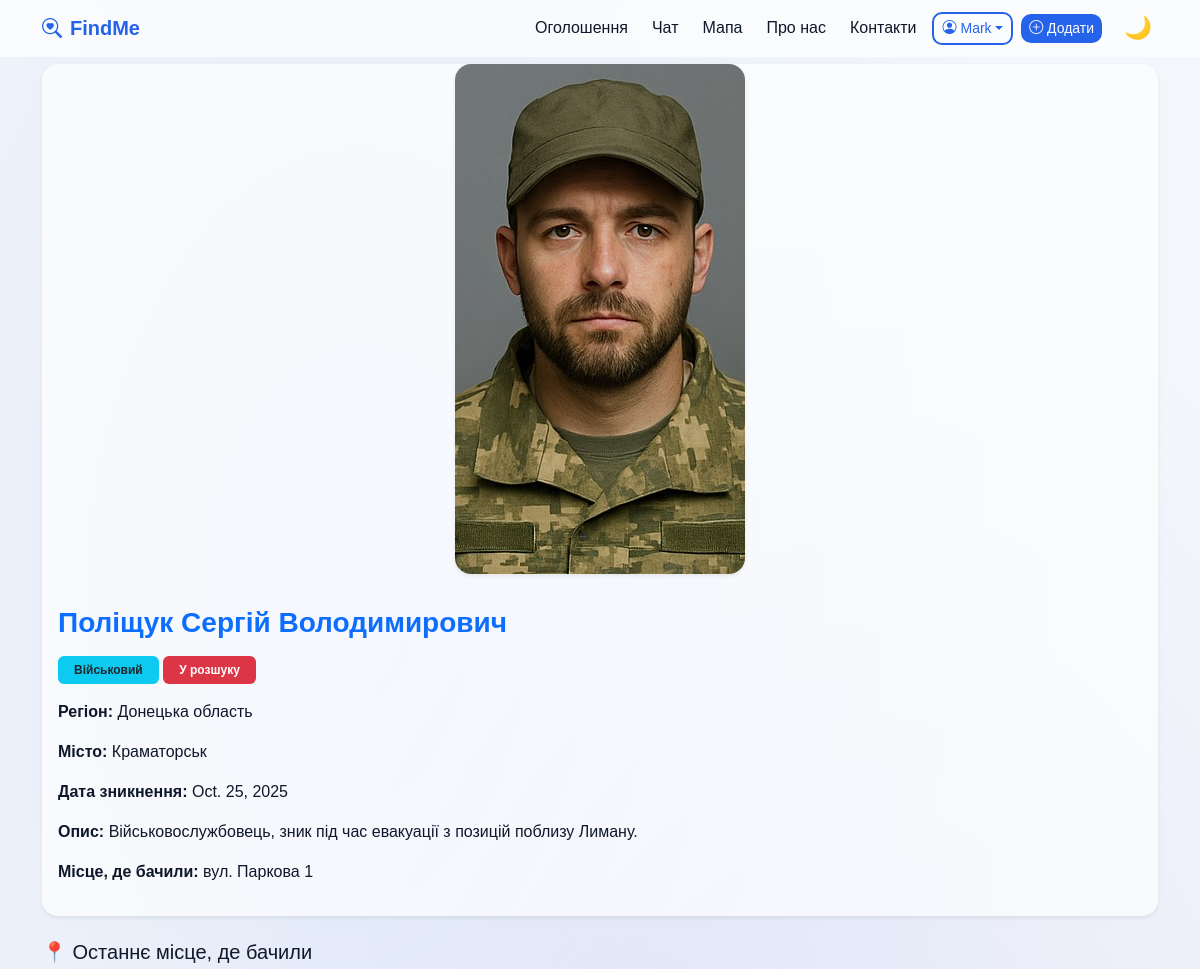
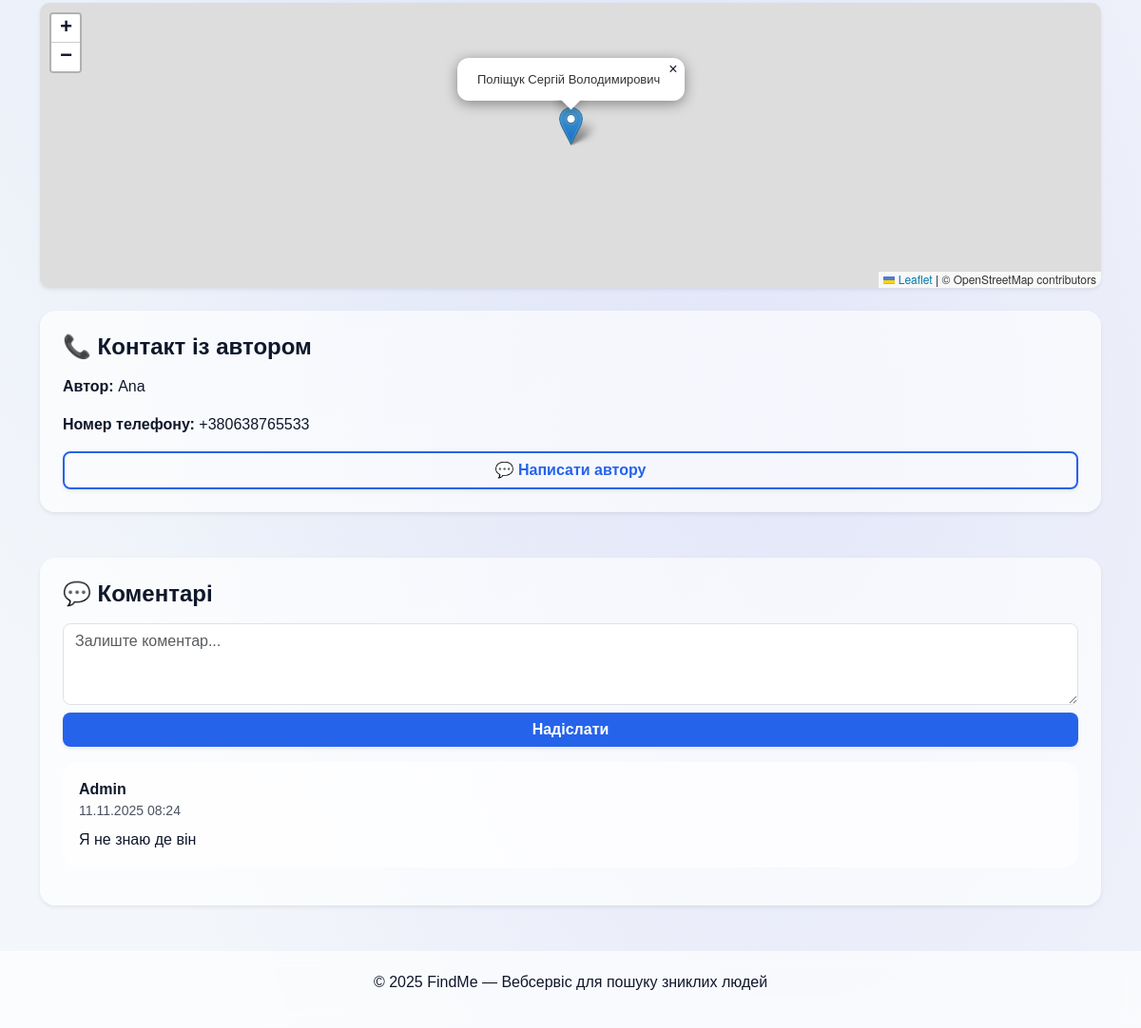
Screenshot of /person/25/ (signed in) with the database file from the repository (2 pictures, top to bottom).
### missing_persons/models.py (models this page shows, shortened)
class MissingPerson(models.Model):
    STATUS_CHOICES = [
       ('missing', 'У розшуку'),
        ('found', 'Знайдено'),
    ]
    CATEGORY_CHOICES = [
    ('child', 'Дитина'),
    ('adult', 'Дорослий'),
    ('elderly', 'Літня людина'),
    ('military', 'Військовий'),
    ('disabled', 'Людина з інвалідністю'),
    ('other', 'Інше'),
]
    user = models.ForeignKey(User, on_delete=models.CASCADE)
    full_name = models.CharField(max_length=150)
    birth_date = models.DateField(null=True, blank=True)
    missing_date = models.DateField()
    region = models.CharField(max_length=100)
    city = models.CharField(max_length=100)
    description = models.TextField()
    photo = models.ImageField(upload_to='missing_persons/', blank=True, null=True)
    category = models.CharField(max_length=50, choices=CATEGORY_CHOICES, default='other')
    status = models.CharField(max_length=20, choices=STATUS_CHOICES, default='missing')
    created_at = models.DateTimeField(auto_now_add=True)
    location = models.CharField("Останнє місце, де бачили", max_length=255, blank=True, null=True)
    latitude = models.FloatField(blank=True, null=True)
    longitude = models.FloatField(blank=True, null=True)

### users/models.py (models this page shows, shortened)
class UserProfile(models.Model):
    ROLE_CHOICES = [
        ('user', 'Користувач'),
        ('volunteer', 'Волонтер'),
        ('admin', 'Адміністратор'),
    ]
    user = models.OneToOneField(User, on_delete=models.CASCADE, related_name="profile")
    phone = models.CharField("Телефон", max_length=20, blank=True)
    role = models.CharField("Роль", max_length=20, choices=ROLE_CHOICES, default='user')
    photo = models.ImageField("Фото профілю", upload_to='users/photos/', blank=True, null=True)
    bio = models.TextField("Про себе", blank=True, null=True)
    created_at = models.DateTimeField("Дата створення", auto_now_add=True)
    updated_at = models.DateTimeField("Останнє оновлення", auto_now=True)

### comments/models.py (models this page shows, shortened)
class Comment(models.Model):
    user = models.ForeignKey(User, on_delete=models.CASCADE)
    person = models.ForeignKey(MissingPerson, on_delete=models.CASCADE, related_name='comments')
    text = models.TextField(verbose_name="Коментар")
    created_at = models.DateTimeField(auto_now_add=True)

### missing_persons/views.py (the view)
# urls.py: path('person/<int:pk>/', mp_views.missing_detail, name='missing_detail'),
def missing_detail(request, pk):
    person = get_object_or_404(MissingPerson, pk=pk)
    comments = person.comments.all().order_by('-created_at')
    if request.method == 'POST' and request.user.is_authenticated:
        text = request.POST.get('text')
        if text.strip():
            Comment.objects.create(user=request.user, person=person, text=text)
    return render(request, 'missing_detail.html', {'person': person, 'comments': comments})

### templates/missing_detail.html (shortened to what this page needs)
{% extends 'base.html' %}
{% block content %}
<div class="card mb-4 border-0 shadow-sm rounded-4">
  {% if person.photo %}
  <div class="text-center mb-3">
    <img src="{{ person.photo.url }}" alt="{{ person.full_name }}"
         class="img-fluid rounded-4 shadow-sm"
         style="max-height: 600px; width: auto; object-fit: cover;">
  </div>
  {% endif %}
  <div class="card-body">
    <h3 class="fw-bold text-primary mb-3">{{ person.full_name }}</h3>
    <p class="mb-3">
      {% if person.category %}
        <span class="badge bg-info text-dark px-3 py-2">{{ person.get_category_display }}</span>
      {% endif %}
      {% if person.status %}
        <span class="badge {% if person.status == 'found' %}bg-success{% else %}bg-danger{% endif %} px-3 py-2">
          {{ person.get_status_display }}
        </span>
      {% endif %}
    </p>
    <p><strong>Регіон:</strong> {{ person.region }}</p>
    <p><strong>Місто:</strong> {{ person.city }}</p>
    <p><strong>Дата зникнення:</strong> {{ person.missing_date }}</p>
    <p><strong>Опис:</strong> {{ person.description }}</p>
    {% if person.location %}
    <p><strong>Місце, де бачили:</strong> {{ person.location }}</p>
    {% endif %}
  </div>
</div>
{% if person.latitude and person.longitude %}
<h5 class="mt-4 mb-2">📍 Останнє місце, де бачили</h5>
<div id="map" style="height: 300px; border-radius: 10px;" class="mb-4 shadow-sm"></div>
<link rel="stylesheet" href="https://unpkg.com/leaflet/dist/leaflet.css" />
{% endif %}
<div class="card p-4 shadow-sm border-0 rounded-4 mt-4 mb-5">
  <h4 class="fw-semibold mb-3">📞 Контакт із автором</h4>
  <p><strong>Автор:</strong> {{ person.user.username }}</p>
  <p><strong>Номер телефону:</strong>
     {{ person.user.profile.phone|default:"Не вказано" }}
  </p>
  {% if user.is_authenticated %}
    {% if user != person.user %}
      <a href="{% url 'chat_detail' person.user.username %}"
         class="btn btn-outline-primary rounded-3 fw-semibold shadow-sm w-100">
        💬 Написати автору
      </a>
    {% else %}
      <p class="text-muted">Це ваше оголошення.</p>
    {% endif %}
  {% else %}
    <p><a href="{% url 'login' %}">Увійдіть</a>, щоб написати автору.</p>
  {% endif %}
</div>
<div class="card p-4 shadow-sm border-0 rounded-4 mt-4 mb-5">
  <h4 class="fw-semibold mb-3">💬 Коментарі</h4>
  {% if user.is_authenticated %}
  <form method="post" class="mb-3">
    <textarea name="text" class="form-control mb-2 rounded-3" rows="3" placeholder="Залиште коментар..." required></textarea>
    <button type="submit" class="btn btn-primary w-100 rounded-3 fw-semibold shadow-sm">Надіслати</button>
  </form>
  {% else %}
  <p><a href="/login/">Увійдіть</a>, щоб залишити коментар.</p>
  {% endif %}
  {% for c in comments %}
  <div class="comment-box mb-3 p-3 rounded-4"
       style="background-color: var(--card-bg, #f8f9fa); transition: background-color 0.3s;">
    <strong>{{ c.user.username }}</strong>
    <small class="d-block opacity-75">{{ c.created_at|date:"d.m.Y H:i" }}</small>
    <p class="mt-2 mb-0">{{ c.text }}</p>
  </div>
  {% empty %}
  <p>Коментарів поки немає.</p>
  {% endfor %}
</div>
{% endblock %}

### templates/base.html (shortened to what this page needs)
{% load static %}
<!DOCTYPE html>
<html lang="uk" data-theme="light">
<head>
  <link href="https://cdn.jsdelivr.net/npm/bootstrap@5.3.3/dist/css/bootstrap.min.css" rel="stylesheet">
  <link href="https://cdn.jsdelivr.net/npm/bootstrap-icons@1.11.3/font/bootstrap-icons.css" rel="stylesheet">
</head>
<body>
  <nav class="navbar navbar-expand-lg fixed-top">
    <div class="container">
      <a class="navbar-brand d-flex align-items-center" href="/">
        <i class="bi bi-search-heart me-2"></i> FindMe
      </a>
     <div class="collapse navbar-collapse justify-content-end" id="navMenu">
  <ul class="navbar-nav align-items-center gap-2">
    <li class="nav-item"><a href="/home" class="nav-link">Оголошення</a></li>
    <li class="nav-item"><a href="/chat/" class="nav-link">Чат</a></li>
    <li class="nav-item"><a href="/map/" class="nav-link">Мапа</a></li>
    <li class="nav-item"><a href="/about/" class="nav-link">Про нас</a></li>
    <li class="nav-item"><a href="/contacts/" class="nav-link">Контакти</a></li>
    {% if user.is_authenticated %}
      <li class="nav-item dropdown">
        <a class="btn btn-outline-primary btn-sm dropdown-toggle d-flex align-items-center"
           href="#" id="profileDropdown" role="button"
           data-bs-toggle="dropdown" aria-expanded="false">
          <i class="bi bi-person-circle me-1"></i> {{ user.username }}
        </a>
      </li>
      <li class="nav-item">
        <a href="/add/" class="btn btn-primary btn-sm me-2">
          <i class="bi bi-plus-circle"></i> Додати
        </a>
      </li>
    {% else %}
      <li class="nav-item"><a href="/login/" class="btn btn-outline-primary btn-sm">Увійти</a></li>
    {% endif %}
    <li class="nav-item">
      <button id="themeToggle" class="theme-toggle" title="Змінити тему">🌙</button>
    </li>
  </ul>
</div>
    </div>
  </nav>
  <main class="container mt-3 pt-5 fade-in">
    {% block content %}{% endblock %}
  </main>
  <footer>
    <p>© 2025 FindMe — Вебсервіс для пошуку зниклих людей</p>
  </footer>
</body>
</html>

### templates/base.html (style rules this page uses)
:root { --bg-light: #f3f6fa; --bg-dark: #0b1120; --glass-light: rgba(255, 255, 255, 0.65); --glass-dark: rgba(17, 25, 40, 0.65); --text-light: #0f172a; --text-dark: #f8fafc; --accent: #2563eb; --radius: 16px; --transition: all 0.3s ease; }
html[data-theme="light"] { --bg: var(--bg-light); --text: var(--text-light); --glass: var(--glass-light); }
body { background: var(--bg); color: var(--text); font-family: 'Poppins', sans-serif; transition: var(--transition); display: flex; flex-direction: column; min-height: 100vh; background-image: radial-gradient(at 30% 30%, rgba(37,99,235,0.08), transparent 60%), radial-gradient(at 70% 70%, rgba(99,102,241,0.1), transparent 60%); }
a { color: var(--accent); text-decoration: none; transition: var(--transition); }
h1, h2, h3, h4, h5, h6, p, small, label, li, span { color: var(--text); transition: var(--transition); }
.navbar { backdrop-filter: blur(12px); background-color: var(--glass); border-bottom: 1px solid rgba(255,255,255,0.15); }
.navbar-brand { font-weight: 700; color: var(--accent) !important; }
.nav-link { font-weight: 500; color: var(--text) !important; }
.theme-toggle { border: none; background: transparent; font-size: 1.4rem; cursor: pointer; color: var(--accent); }
.card { border: none; border-radius: var(--radius); backdrop-filter: blur(20px); background-color: var(--glass); box-shadow: 0 4px 18px rgba(0,0,0,0.1); color: var(--text); transition: none; }
.comment-box, .chat-box { background-color: var(--glass) !important; color: var(--text) !important; border: 1px solid rgba(255,255,255,0.2); border-radius: 12px; padding: 10px 15px; }
input, textarea, select { background-color: rgba(255,255,255,0.5); border: 1px solid rgba(0,0,0,0.1); border-radius: 10px; color: var(--text); transition: var(--transition); }
footer { backdrop-filter: blur(10px); background-color: var(--glass); border-top: 1px solid rgba(255,255,255,0.2); padding: 20px; text-align: center; color: var(--text); margin-top: auto; }
.btn-primary { background-color: var(--accent); border: none; border-radius: 10px; }
.btn-outline-primary { border: 2px solid var(--accent); color: var(--accent); border-radius: 10px; }
.fade-in { animation: fadeIn 0.6s ease forwards; opacity: 0; }

### rows the page displays
MissingPerson: photo (picture), full_name "Поліщук Сергій Володимирович", category "Військовий", status "У розшуку", region "Донецька область", city "Краматорськ", missing_date "Oct. 25, 2025", description "Військовослужбовець, зник під час евакуації з позицій поблизу Лиману.", location "вул. Паркова 1", user.username "Ana", user.profile.phone "+380638765533"
Comment: user.username "Admin", created_at "11.11.2025 08:24", text "Я не знаю де він"

### other values shown
{{ user.username }} "Mark"
